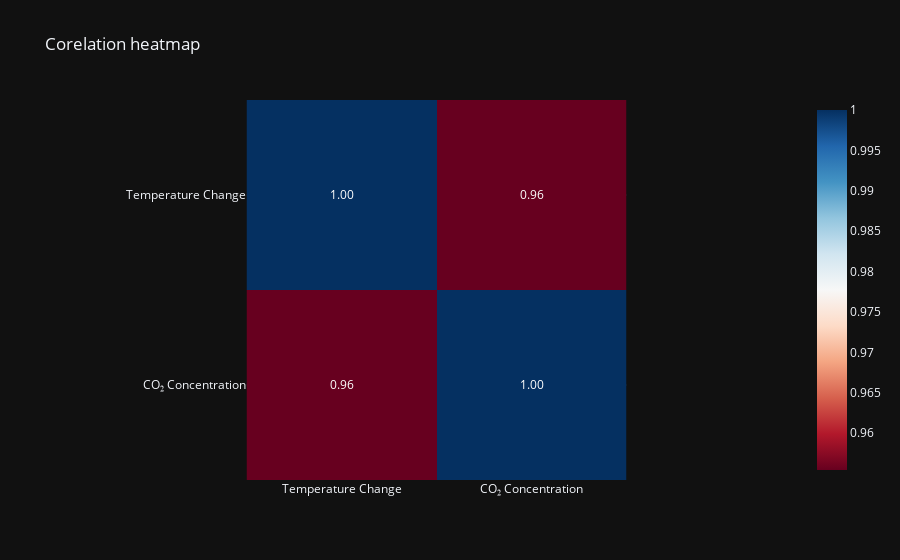

Notebook code cell kept with this figure:
### Code cell
# correlation heatmap
merged_data=pd.DataFrame({
    "Temperature Change": temperature_years,
    "CO₂ Concentration": co2_yearly
}).dropna()

heatmap_fig=px.imshow(
    merged_data.corr(),
    text_auto=".2f",
    color_continuous_scale="RdBu",
    title="Corelation heatmap"
)
heatmap_fig.update_layout(
    template="plotly_dark"
)

heatmap_fig.show()

### Figure 1 — Plotly figure (JSON) as saved in the notebook; plotly's stock layout.template omitted (floating-point values rounded to 4 significant figures)
{"data": [{"coloraxis": "coloraxis", "hovertemplate": "x: %{x}<br>y: %{y}<br>color: %{z}<extra></extra>", "name": "0", "texttemplate": "%{z:.2f}", "type": "heatmap", "x": ["Temperature Change", "CO₂ Concentration"], "xaxis": "x", "y": ["Temperature Change", "CO₂ Concentration"], "yaxis": "y", "z": [[1, 0.9554], [0.9554, 1]]}], "layout": {"coloraxis": {"colorscale": [[0, "rgb(103,0,31)"], [0.1, "rgb(178,24,43)"], [0.2, "rgb(214,96,77)"], [0.3, "rgb(244,165,130)"], [0.4, "rgb(253,219,199)"], [0.5, "rgb(247,247,247)"], [0.6, "rgb(209,229,240)"], [0.7, "rgb(146,197,222)"], [0.8, "rgb(67,147,195)"], [0.9, "rgb(33,102,172)"], [1, "rgb(5,48,97)"]]}, "title": {"text": "Corelation heatmap"}, "xaxis": {"anchor": "y", "constrain": "domain", "domain": [0, 1], "scaleanchor": "y"}, "yaxis": {"anchor": "x", "autorange": "reversed", "constrain": "domain", "domain": [0, 1]}}}
